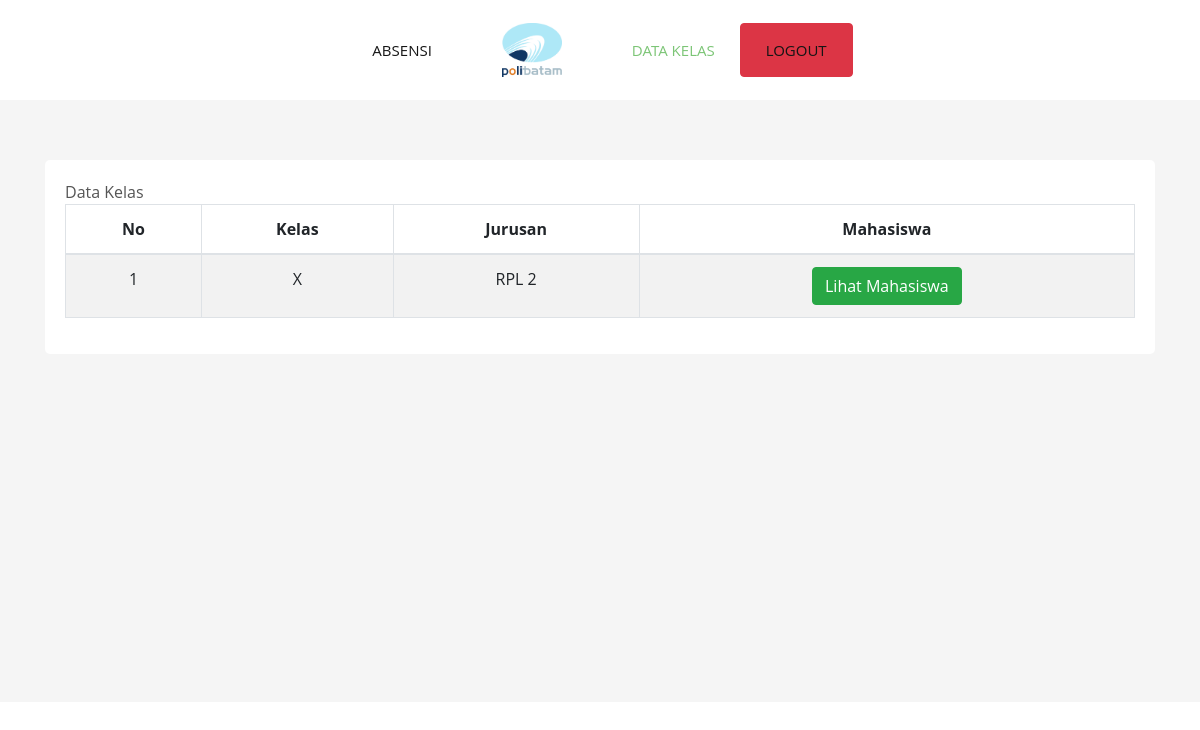
Page /mhs/data_kelas.php on the earlier database version.
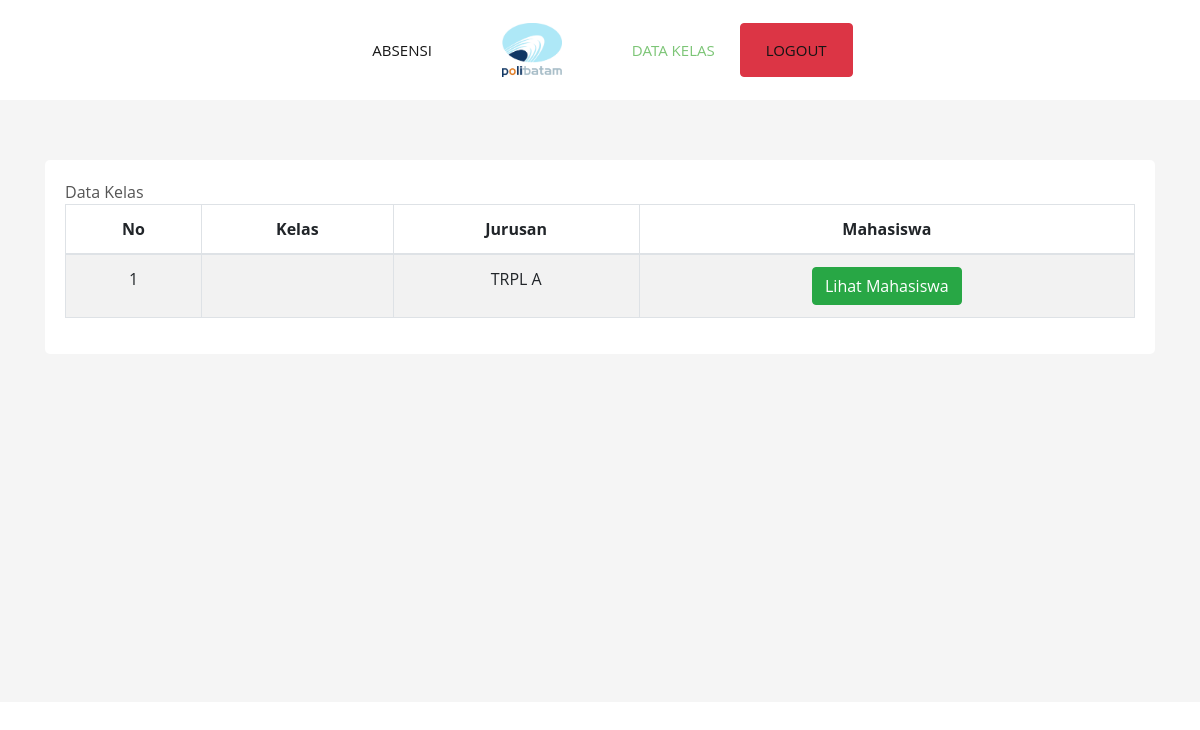
Same page on the later database version.
### tables this page shows
CREATE TABLE `kelas` (
  `id_kelas` int(30) NOT NULL,
  `kelas` enum('X','XI','XII') NOT NULL,
  `jurusan_kelas` varchar(30) NOT NULL
);

### mhs/data_kelas.php (the view, shortened to what this page needs)
<!DOCTYPE html>
<html lang="en">
<?php require("koneksi.php"); ?>
<head>
	<link href="assets/vendor/bootstrap/css/bootstrap.min.css" rel="stylesheet">
	<link href="assets/vendor/icofont/icofont.min.css" rel="stylesheet">
	<link href="assets/vendor/boxicons/css/boxicons.min.css" rel="stylesheet">
	<link href="assets/vendor/venobox/venobox.css" rel="stylesheet">
	<link href="assets/vendor/owl.carousel/assets/owl.carousel.min.css" rel="stylesheet">
	<link href="assets/vendor/aos/aos.css" rel="stylesheet">
	<link href="assets/css/style.css" rel="stylesheet">
</head>
<body>
	<header id="header" class="d-flex align-items-center">
		<div class="container">
			<nav class="nav-menu d-none d-lg-block">
				<ul class="nav-inner">
					<li><a href="absensi.php">Absensi</a></li>
					<li class="nav-logo"><a><img src="../logo.png" width="60" class="img-fluid"></a></li>
					<li class="active"><a href="data_kelas.php">Data Kelas</a></li>
					<li class="btn btn-danger"><a href="../logout.php">Logout</a></li>
				</ul>
			</nav>
		</div>
	</header>
	<main id="main">
		<section id="contact" class="contact section-bg">
			<div class="container">
				<div class="row">
					<div class="col-lg-12">
						<div class="info d-flex flex-column justify-content-center">
							<div class="panel panel-default">
								<div class="panel-heading">
									Data Kelas
								</div>
								<div class="panel-body">
									<div class="table-responsive">
										<table class="table table-striped table-bordered table-hover">
											<thead>
												<tr>
													<th class="text-center">No</th>
													<th class="text-center">Kelas</th>
													<th class="text-center">Jurusan</th>
													<th class="text-center">Mahasiswa</th>
												</tr>
											</thead>
											<tbody>
												<?php
												$sql	= "SELECT * FROM kelas ORDER BY kelas ASC";
												$query  = mysqli_query($db_koneksi, $sql);
												$no = 1;
												while ($data = mysqli_fetch_array($query)) {
												?>
													<tr class="odd gradeX">
														<td class="text-center"><?php echo $no; ?></td>
														<td class="text-center"><?php echo $data['kelas']; ?></td>
														<td class="text-center"><?php echo $data['jurusan_kelas']; ?></td>
														<td class="text-center"><a href="data_siswa.php?id_kelas=<?php echo $data['id_kelas']; ?>" class="btn btn-success">Lihat Mahasiswa</a></td>
													</tr>
												<?php
													$no++;
												}
												?>
											</tbody>
										</table>
									</div>
								</div>
							</div>
						</div>
					</div>
				</div>
				<br><br><br><br><br><br><br><br><br><br><br><br>
			</div>
		</section>
	</main>
</body>
</html>

Differences in the rows shown:
removed kelas: kelas "X", jurusan_kelas "RPL 2"
added kelas: jurusan_kelas "TRPL A"
